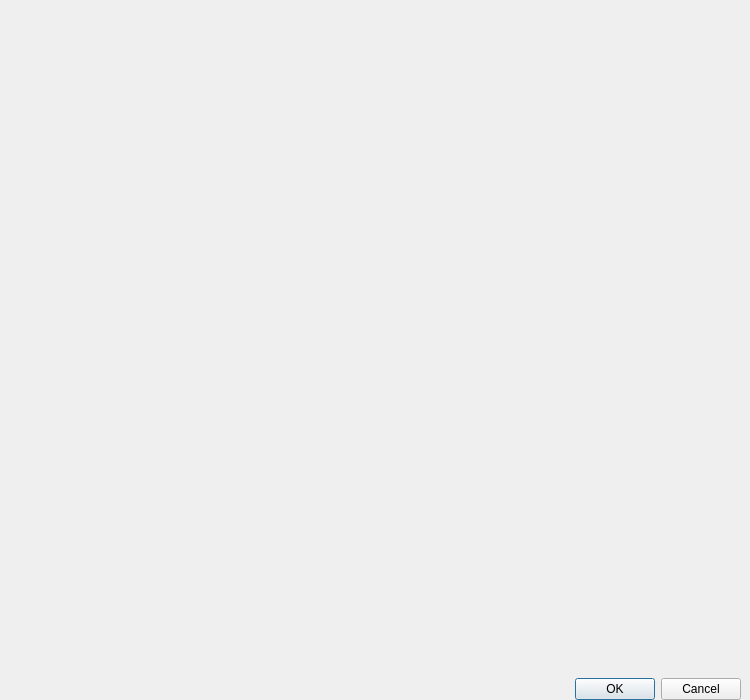
<?xml version="1.0" encoding="UTF-8"?>
<ui version="4.0">
 <class>CustomMonomerDialog</class>
 <widget class="QWidget" name="CustomMonomerDialog">
  <property name="geometry">
   <rect>
    <x>0</x>
    <y>0</y>
    <width>750</width>
    <height>700</height>
   </rect>
  </property>
  <property name="baseSize">
   <size>
    <width>750</width>
    <height>700</height>
   </size>
  </property>
  <property name="windowTitle">
   <string/>
  </property>
  <layout class="QVBoxLayout" name="verticalLayout">
   <property name="leftMargin">
    <number>0</number>
   </property>
   <property name="topMargin">
    <number>0</number>
   </property>
   <property name="rightMargin">
    <number>0</number>
   </property>
   <property name="bottomMargin">
    <number>0</number>
   </property>
   <item>
    <widget class="QWidget" name="sketcher_widget_holder" native="true">
     <property name="sizePolicy">
      <sizepolicy hsizetype="Expanding" vsizetype="Expanding">
       <horstretch>0</horstretch>
       <verstretch>0</verstretch>
      </sizepolicy>
     </property>
     <layout class="QVBoxLayout" name="verticalLayout_2">
      <property name="spacing">
       <number>0</number>
      </property>
      <property name="leftMargin">
       <number>0</number>
      </property>
      <property name="topMargin">
       <number>0</number>
      </property>
      <property name="rightMargin">
       <number>0</number>
      </property>
      <property name="bottomMargin">
       <number>0</number>
      </property>
      <item>
       <widget class="schrodinger::sketcher::SketcherWidget" name="sketcher_widget" native="true">
        <property name="sizePolicy">
         <sizepolicy hsizetype="Expanding" vsizetype="Expanding">
          <horstretch>0</horstretch>
          <verstretch>0</verstretch>
         </sizepolicy>
        </property>
       </widget>
      </item>
     </layout>
    </widget>
   </item>
   <item>
    <widget class="QWidget" name="button_bar" native="true">
     <property name="sizePolicy">
      <sizepolicy hsizetype="Preferred" vsizetype="Fixed">
       <horstretch>0</horstretch>
       <verstretch>0</verstretch>
      </sizepolicy>
     </property>
     <layout class="QHBoxLayout" name="horizontalLayout">
      <property name="spacing">
       <number>0</number>
      </property>
      <property name="leftMargin">
       <number>9</number>
      </property>
      <property name="topMargin">
       <number>0</number>
      </property>
      <property name="rightMargin">
       <number>9</number>
      </property>
      <property name="bottomMargin">
       <number>0</number>
      </property>
      <item>
       <widget class="QDialogButtonBox" name="button_box">
        <property name="standardButtons">
         <set>QDialogButtonBox::StandardButton::Cancel|QDialogButtonBox::StandardButton::Ok</set>
        </property>
       </widget>
      </item>
     </layout>
    </widget>
   </item>
  </layout>
 </widget>
 <customwidgets>
  <customwidget>
   <class>schrodinger::sketcher::SketcherWidget</class>
   <extends>QWidget</extends>
   <header>schrodinger/sketcher/sketcher_widget.h</header>
   <container>1</container>
  </customwidget>
 </customwidgets>
 <resources/>
 <connections/>
</ui>
